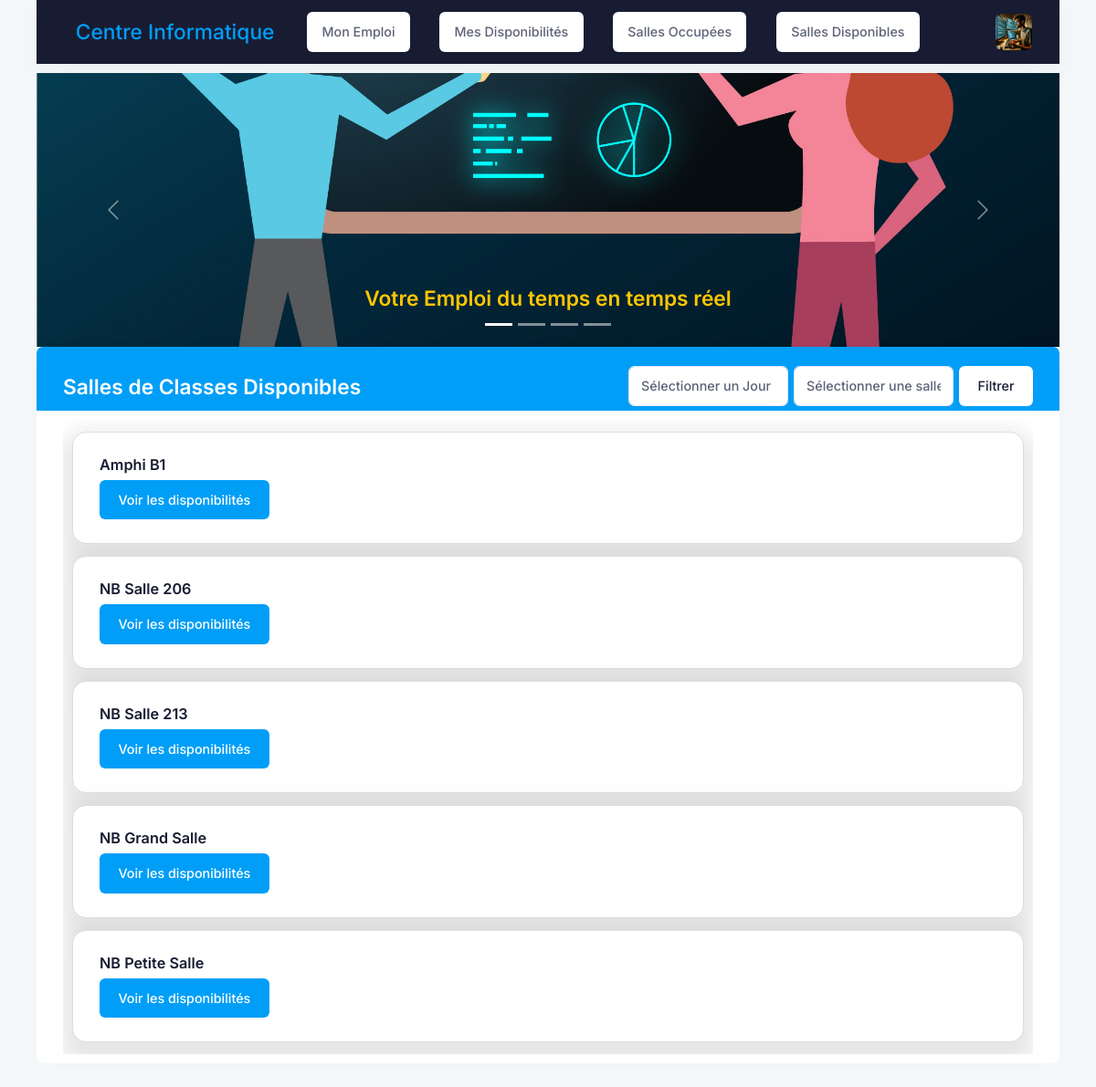
The app's page /dispo_salle (signed in) with its own data.
### account/models.py (models this page shows, shortened)
class Teacher(models.Model):
    user = models.OneToOneField(User, on_delete=models.CASCADE)
    telephone = models.CharField(max_length=100)
    photo = models.ImageField(upload_to='teacher_photos/', blank=True, null=True)  # Ajout du champ photo de profil
    adresse = models.CharField(max_length=255, blank=True, null=True)  # Ajout du champ adresse
    cv = models.FileField(upload_to='teacher_cvs/', blank=True, null=True)  # Ajout du champ CV
    class Meta:
        verbose_name= 'Professeur'

### EmploiApp/models.py (models this page shows, shortened)
class Classroom(models.Model):
    CLASSROOM_TYPE_CHOICES = [
        ('A', 'Amphithéâtre'),
        ('TP', 'Salle de TP'),
    ]
    label = models.CharField(max_length=50)
    classroom_type = models.CharField(max_length=2, choices=CLASSROOM_TYPE_CHOICES, default='A', help_text="Type de la salle")  # Type de salle
    capacity = models.IntegerField()
    busy = models.BooleanField()
    deleted = models.BooleanField(default=False)

### EmploiApp/views.py (the view, shortened to what this page needs)
# urls.py: path('dispo_salle',views.dispo_salle, name="disp_salle"),
@login_required(login_url="account:app_login")
def dispo_salle(request):
    classrooms = Classroom.objects.all()
    seances = Seance.objects.all()
    context = {
        'seances': seances,
        'classrooms': classrooms,
    }
    return render(request, 'classroom/dispo.html', context)

### EmploiApp/templates/classroom/dispo.html (shortened to what this page needs)
{% extends "base.html" %}
{% load static %}
{% block content %}
<div class="card mb-5 mb-xl-8">
    <div class="card-header border-0 pt-5 bg-primary">
        <div class="col-12">
        </div>
        <h3 class="card-title align-items-start flex-column text-center ">
            <span class="card-label fw-bold fs-1 mb-1 text-white">Salles de Classes Disponibles</span>
        </h3>
        <div class="">
            <form class="d-flex" role="search" method="POST">
                <select name="day" class="form-control me-2">
                    <option value="">Sélectionner un Jour</option>
                </select>
                <select name="classroom" class="form-control me-2">
                    <option value="">Sélectionner une salle</option>
                </select>
                <button class="btn btn-white" type="submit">Filtrer </button>
            </form>
        </div>
    </div>
    <div class="card-body py-3">
        <div class="table-responsive">
            <div class="container mt-4">
                <div class="row">
                    {% for classroom in classrooms %}
                    <div class="col-md-12 mb-4">
                        <div class="card card-custom shadow-lg h-100">
                            <div class="card-body">
                                <h4>{{ classroom.label }}</h4>
                                <button class="btn btn-primary" type="button" data-bs-toggle="collapse" data-bs-target="#collapse{{ classroom.pk }}" aria-expanded="false" aria-controls="collapse{{ classroom.pk }}">
                                    Voir les disponibilités
                                </button>
                            </div>
                        </div>
                    </div>
                    {% endfor %}
                </div>
            </div>
        </div>
    </div>
</div>
{% endblock content %}

### EmploiApp/templates/_partials/navbar.html (shortened to what this page needs)
{% load static %}
<div class="d-flex flex-column flex-root app-root mb-3 " id="kt_app_root">
    <div class="app-page flex-column flex-column-fluid" id="kt_app_page">
        <div id="kt_app_header" class="app-header">
            <div class="app-container container-fluid d-flex align-items-stretch justify-content-between bg bg-dark" id="kt_app_header_container">
                <div class="d-flex align-items-stretch justify-content-between flex-lg-grow-1" id="kt_app_header_wrapper">
                    <div class="app-header-menu app-header-mobile-drawer align-items-stretch" data-kt-drawer="true" data-kt-drawer-name="app-header-menu" data-kt-drawer-activate="{default: true, lg: false}" data-kt-drawer-overlay="true" data-kt-drawer-width="250px" data-kt-drawer-direction="end" data-kt-drawer-toggle="#kt_app_header_menu_toggle" data-kt-swapper="true" data-kt-swapper-mode="{default: 'append', lg: 'prepend'}" data-kt-swapper-parent="{default: '#kt_app_body', lg: '#kt_app_header_wrapper'}">
                        <div class="menu menu-rounded menu-column menu-lg-row my-5 my-lg-0 align-items-stretch fw-semibold px-2 px-lg-0" id="kt_app_header_menu" data-kt-menu="true">
                            <div data-kt-menu-trigger="{default: 'click', lg: 'hover'}" data-kt-menu-placement="bottom-start" class="menu-item menu-here-bg menu-lg-down-accordion me-0 me-lg-2">
                                <span class="menu-link">
                                    <span class="menu-title fs-1 text-primary">Centre Informatique</span>
                                </span>
                            </div>
                            {% if user.is_authenticated %}
                                <div data-kt-menu-trigger="{default: 'click', lg: 'hover'}" data-kt-menu-placement="bottom-start" class="menu-item menu-lg-down-accordion me-0 me-lg-2">
                                    <div class="menu-item px-5">
                                        <a href="{% url 'emploi:app_home' %}" class="menu-link px-5 btn btn-white">Mon Emploi</a>
                                    </div>
                                    {% if user.teacher %}
                                    <div class="menu-item px-5">
                                        <a href="{% url 'emploi:dispo' %}" class="menu-link px-5 btn btn-white">Mes Disponibilités</a>
                                    </div>
                                    {% endif %}
                                    <div class="menu-item px-5">
                                        <a href="{% url 'emploi:disp_salle_occup' %}" class="menu-link px-5 btn btn-white">Salles Occupées</a>
                                    </div>
                                     <div class="menu-item px-5">
                                        <a href="{% url 'emploi:disp_salle' %}" class="menu-link px-5 btn btn-white">Salles Disponibles</a>
                                    </div>
                                </div>
                            {% endif %}
                        </div>
                    </div>
                    <div class="app-navbar flex-shrink-0">
                        <div class="app-navbar-item ms-1 ms-lg-3" id="kt_header_user_menu_toggle">
                            <div class="cursor-pointer symbol symbol-35px symbol-md-40px" data-kt-menu-trigger="{default: 'click', lg: 'hover'}" data-kt-menu-attach="parent" data-kt-menu-placement="bottom-end">
                                {% if user.etudiant %}
                                    {% if user.etudiant.photo %}
                                        <img src="{{ user.etudiant.photo.url }}" alt="user" />
                                    {% endif %}
                                {% else %}
                                    <img src="{{ user.teacher.photo.url }}" alt="user" />
                                {% endif %}
                            </div>
                        </div>
                    </div>
                </div>
            </div>
        </div>
    </div>
</div>

### EmploiApp/templates/classroom/dispo.html (style rules this page uses)
.card-custom { border: 1px solid #ddd; border-radius: 15px; box-shadow: 0 4px 8px rgba(0, 0, 0, 0.1); }

### records on screen
Classroom: label "Amphi B1"
Classroom: label "NB Salle 206"
Classroom: label "NB Salle 213"
Classroom: label "NB Grand Salle"
Classroom: label "NB Petite Salle"
